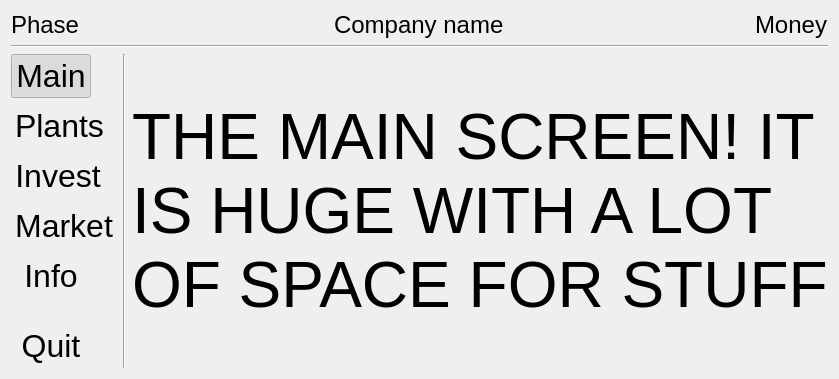
      <widget class="QWidget" name="main">
       <layout class="QVBoxLayout" name="verticalLayout_9">
        <item>
         <layout class="QHBoxLayout" name="horizontalLayout_5">
          <item alignment="Qt::AlignLeft|Qt::AlignTop">
           <widget class="QLabel" name="label_22">
            <property name="sizePolicy">
             <sizepolicy hsizetype="Preferred" vsizetype="Minimum">
              <horstretch>0</horstretch>
              <verstretch>0</verstretch>
             </sizepolicy>
            </property>
            <property name="font">
             <font>
              <pointsize>18</pointsize>
             </font>
            </property>
            <property name="text">
             <string>Phase</string>
            </property>
           </widget>
          </item>
          <item alignment="Qt::AlignHCenter|Qt::AlignTop">
           <widget class="QLabel" name="label_15">
            <property name="sizePolicy">
             <sizepolicy hsizetype="Preferred" vsizetype="Minimum">
              <horstretch>0</horstretch>
              <verstretch>0</verstretch>
             </sizepolicy>
            </property>
            <property name="font">
             <font>
              <pointsize>18</pointsize>
             </font>
            </property>
            <property name="text">
             <string>Company name</string>
            </property>
           </widget>
          </item>
          <item alignment="Qt::AlignRight|Qt::AlignTop">
           <widget class="QLabel" name="label_23">
            <property name="sizePolicy">
             <sizepolicy hsizetype="Preferred" vsizetype="Minimum">
              <horstretch>0</horstretch>
              <verstretch>0</verstretch>
             </sizepolicy>
            </property>
            <property name="font">
             <font>
              <pointsize>18</pointsize>
             </font>
            </property>
            <property name="text">
             <string>Money</string>
            </property>
           </widget>
          </item>
         </layout>
        </item>
        <item alignment="Qt::AlignTop">
         <widget class="Line" name="line_9">
          <property name="orientation">
           <enum>Qt::Horizontal</enum>
          </property>
         </widget>
        </item>
        <item>
         <layout class="QHBoxLayout" name="horizontalLayout_4">
          <item>
           <layout class="QVBoxLayout" name="verticalLayout_10">
            <item alignment="Qt::AlignLeft">
             <widget class="QPushButton" name="main_button_main">
              <property name="sizePolicy">
               <sizepolicy hsizetype="Preferred" vsizetype="Preferred">
                <horstretch>0</horstretch>
                <verstretch>0</verstretch>
               </sizepolicy>
              </property>
              <property name="font">
               <font>
                <pointsize>24</pointsize>
               </font>
              </property>
              <property name="text">
               <string>Main</string>
              </property>
              <property name="checkable">
               <bool>true</bool>
              </property>
              <property name="checked">
               <bool>true</bool>
              </property>
              <property name="flat">
               <bool>true</bool>
              </property>
             </widget>
            </item>
            <item alignment="Qt::AlignLeft">
             <widget class="QPushButton" name="main_button_plants">
              <property name="sizePolicy">
               <sizepolicy hsizetype="Preferred" vsizetype="Preferred">
                <horstretch>0</horstretch>
                <verstretch>0</verstretch>
               </sizepolicy>
              </property>
              <property name="font">
               <font>
                <pointsize>24</pointsize>
               </font>
              </property>
              <property name="text">
               <string>Plants</string>
              </property>
              <property name="checkable">
               <bool>false</bool>
              </property>
              <property name="checked">
               <bool>false</bool>
              </property>
              <property name="flat">
               <bool>true</bool>
              </property>
             </widget>
            </item>
            <item alignment="Qt::AlignLeft">
             <widget class="QPushButton" name="main_button_invest">
              <property name="sizePolicy">
               <sizepolicy hsizetype="Preferred" vsizetype="Preferred">
                <horstretch>0</horstretch>
                <verstretch>0</verstretch>
               </sizepolicy>
              </property>
              <property name="font">
               <font>
                <pointsize>24</pointsize>
               </font>
              </property>
              <property name="text">
               <string>Invest</string>
              </property>
              <property name="checkable">
               <bool>false</bool>
              </property>
              <property name="checked">
               <bool>false</bool>
              </property>
              <property name="flat">
               <bool>true</bool>
              </property>
             </widget>
            </item>
            <item alignment="Qt::AlignLeft">
             <widget class="QPushButton" name="main_button_market">
              <property name="sizePolicy">
               <sizepolicy hsizetype="Preferred" vsizetype="Preferred">
                <horstretch>0</horstretch>
                <verstretch>0</verstretch>
               </sizepolicy>
              </property>
              <property name="font">
               <font>
                <pointsize>24</pointsize>
               </font>
              </property>
              <property name="text">
               <string>Market</string>
              </property>
              <property name="checkable">
               <bool>false</bool>
              </property>
              <property name="checked">
               <bool>false</bool>
              </property>
              <property name="flat">
               <bool>true</bool>
              </property>
             </widget>
            </item>
            <item alignment="Qt::AlignLeft">
             <widget class="QPushButton" name="main_button_info">
              <property name="sizePolicy">
               <sizepolicy hsizetype="Preferred" vsizetype="Preferred">
                <horstretch>0</horstretch>
                <verstretch>0</verstretch>
               </sizepolicy>
              </property>
              <property name="font">
               <font>
                <pointsize>24</pointsize>
               </font>
              </property>
              <property name="text">
               <string>Info</string>
              </property>
              <property name="checkable">
               <bool>false</bool>
              </property>
              <property name="checked">
               <bool>false</bool>
              </property>
              <property name="flat">
               <bool>true</bool>
              </property>
             </widget>
            </item>
            <item>
             <widget class="QLabel" name="label_20">
              <property name="sizePolicy">
               <sizepolicy hsizetype="Preferred" vsizetype="Minimum">
                <horstretch>0</horstretch>
                <verstretch>0</verstretch>
               </sizepolicy>
              </property>
              <property name="text">
               <string/>
              </property>
             </widget>
            </item>
            <item alignment="Qt::AlignLeft|Qt::AlignBottom">
             <widget class="QPushButton" name="main_button_quit">
              <property name="sizePolicy">
               <sizepolicy hsizetype="Preferred" vsizetype="Preferred">
                <horstretch>0</horstretch>
                <verstretch>0</verstretch>
               </sizepolicy>
              </property>
              <property name="font">
               <font>
                <pointsize>24</pointsize>
               </font>
              </property>
              <property name="text">
               <string>Quit</string>
              </property>
              <property name="checkable">
               <bool>false</bool>
              </property>
              <property name="checked">
               <bool>false</bool>
              </property>
              <property name="flat">
               <bool>true</bool>
              </property>
             </widget>
            </item>
           </layout>
          </item>
          <item>
           <widget class="Line" name="line_11">
            <property name="orientation">
             <enum>Qt::Vertical</enum>
            </property>
           </widget>
          </item>
          <item>
           <widget class="QLabel" name="label_16">
            <property name="sizePolicy">
             <sizepolicy hsizetype="Expanding" vsizetype="Expanding">
              <horstretch>0</horstretch>
              <verstretch>0</verstretch>
             </sizepolicy>
            </property>
            <property name="font">
             <font>
              <pointsize>48</pointsize>
             </font>
            </property>
            <property name="text">
             <string>THE MAIN SCREEN! IT IS HUGE WITH A LOT OF SPACE FOR STUFF</string>
            </property>
            <property name="wordWrap">
             <bool>true</bool>
            </property>
           </widget>
          </item>
         </layout>
        </item>
       </layout>
      </widget>
